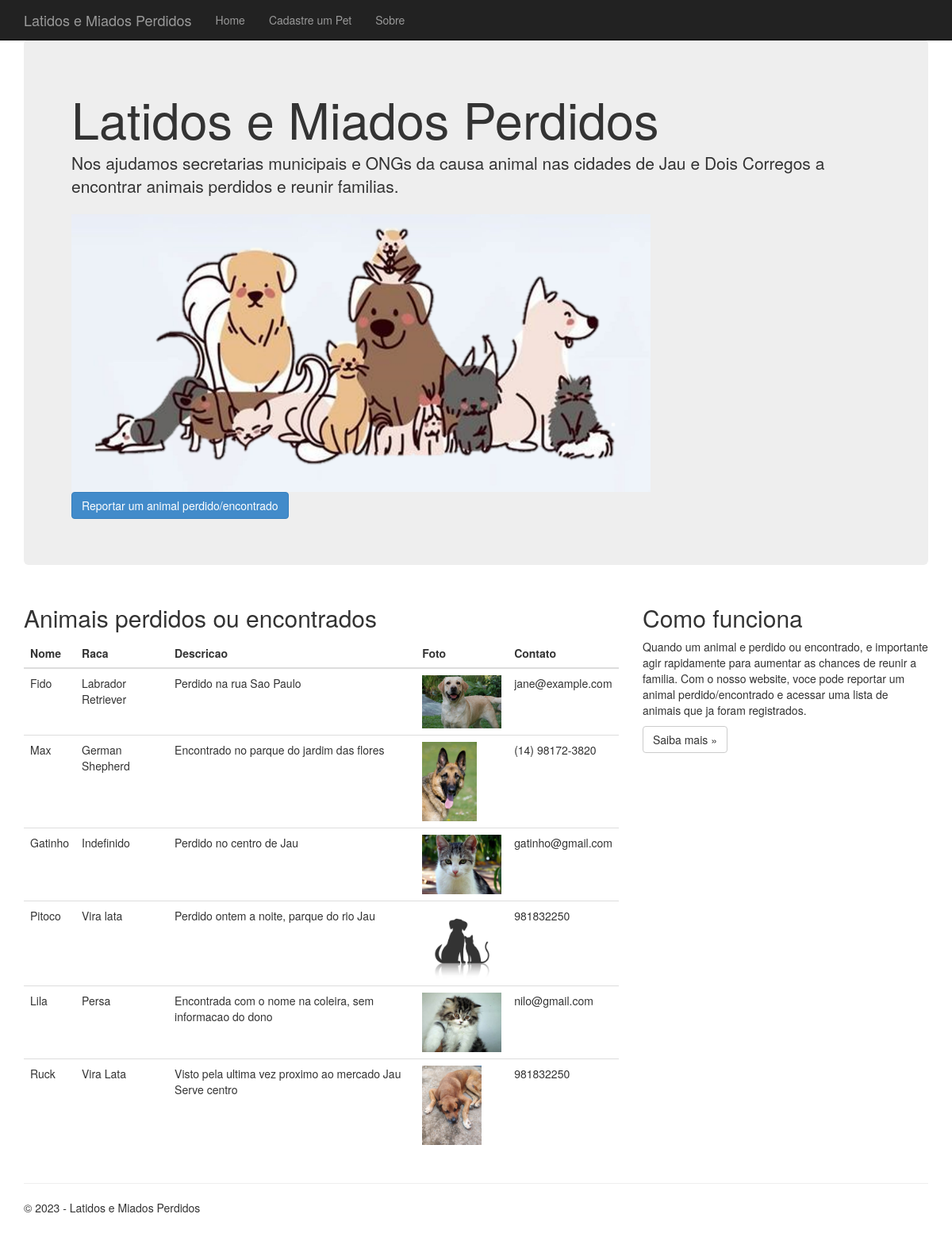
The page /home on the database its author committed.
### tables this page shows
CREATE TABLE pets (
                                    id INTEGER PRIMARY KEY AUTOINCREMENT,
                                    name TEXT,
                                    breed TEXT,
                                    description TEXT,
                                    photo BLOB,
                                    contact TEXT
                                );

### VagasEmprego/views.py (the view)
@app.route('/')
@app.route('/home')
def home():
    pet_db = PetDatabase(db_path)
    pet_db.connect()
    pet_db.create_table()
    pet_db.disconnect()
    conn = sqlite3.connect(db_path)
    c = conn.cursor()
    c.execute("SELECT * FROM pets")
    columns = [description[0] for description in c.description]
    pets = [dict(zip(columns, row)) for row in c.fetchall()]
    conn.close()
    """Renders the home page."""
    return render_template(
        'index.html',
        title='Home',
        year=datetime.now().year,
        pets = pets
    )

### VagasEmprego/pet_database.py (called while the page is built)
    def connect(self):
        try:
            self.connection = sqlite3.connect(self.db_name)
            self.cursor = self.connection.cursor()
            print("Conexao com banco de dados feita com sucesso.")
        except sqlite3.Error as e:
            print("Erro ao conectar com banco de dados: ", e)

    def create_table(self):
        try:
            self.cursor.execute("""CREATE TABLE IF NOT EXISTS pets (
                                    id INTEGER PRIMARY KEY AUTOINCREMENT,
                                    name TEXT,
                                    breed TEXT,
                                    description TEXT,
                                    photo BLOB,
                                    contact TEXT
                                );""")
            print("Tabela criada com sucesso.")
        except sqlite3.Error as e:
            print("Erro ao criar tabela: ", e)

    def disconnect(self):
        self.connection.close()
        print("Conexao com banco de dados finalizada com sucesso.")

### VagasEmprego/templates/index.html (shortened to what this page needs)
{% extends "layout.html" %}
{% block content %}
<div class="jumbotron">
    <h1>Latidos e Miados Perdidos</h1>
    <p class="lead">Nos ajudamos secretarias municipais e ONGs da causa animal nas cidades de Jau e Dois Corregos a encontrar animais perdidos e reunir familias.</p>
    <img src="{{ url_for('static', filename='latidos-miados.png') }}" alt="Imagem de um cao e um gato" class="img-responsive" style="max-height: 350px;">
    <p><a href="{{ url_for('formpet') }}" class="btn btn-primary btn-large">Reportar um animal perdido/encontrado</a></p>
</div>
<div class="row">
    <div class="col-md-8">
        <h2>Animais perdidos ou encontrados</h2>
        <table class="table">
            <thead>
                <tr>
                    <th>Nome</th>
                    <th>Raca</th>
                    <th>Descricao</th>
                    <th>Foto</th>
                    <th>Contato</th>
                </tr>
            </thead>
            <tbody>
                {% for pet in pets %}
                <tr>
                    <td>{{ pet.name }}</td>
                    <td>{{ pet.breed }}</td>
                    <td>{{ pet.description }}</td>
                    <td><a href="#pet{{ pet.id }}" data-toggle="modal"><img src="{{ url_for('static', filename=pet.photo) }}" alt="Foto do {{ pet.name }}" style="max-width: 100px; max-height: 100px;"></a></td>
                    <td>{{ pet.contact }}</td>
                </tr>
                {% endfor %}
            </tbody>
        </table>
    </div>
    <div class="col-md-4">
        <h2>Como funciona</h2>
        <p>
            Quando um animal e perdido ou encontrado, e importante agir rapidamente para aumentar as chances de reunir a familia. Com o nosso website, voce pode reportar um animal perdido/encontrado e acessar uma lista de animais que ja foram registrados.
        </p>
        <p><a class="btn btn-default" href="{{ url_for('about') }}">Saiba mais &raquo;</a></p>
    </div>
</div>
{% endblock %}

### VagasEmprego/templates/layout.html (shortened to what this page needs)
<!DOCTYPE html>
<html>
<head>
    <link rel="stylesheet" type="text/css" href="/static/content/bootstrap.min.css" />
    <link rel="stylesheet" type="text/css" href="/static/content/site.css" />
</head>
<body>
    <div class="navbar navbar-inverse navbar-fixed-top">
        <div class="container">
            <div class="navbar-header">
                <a href="/" class="navbar-brand">Latidos e Miados Perdidos</a>
            </div>
            <div class="navbar-collapse collapse">
                <ul class="nav navbar-nav">
                    <li><a href="{{ url_for('home') }}">Home</a></li>
                    <li><a href="{{ url_for('formpet') }}">Cadastre um Pet</a></li>
                    <li><a href="{{ url_for('about') }}">Sobre</a></li>
                </ul>
            </div>
        </div>
    </div>
    <div class="container body-content">
        {% block content %}{% endblock %}
        <hr />
        <footer>
            <p>&copy; {{ year }} - Latidos e Miados Perdidos</p>
        </footer>
    </div>
</body>
</html>

### VagasEmprego/static/content/site.css (style rules this page uses)
body { padding-top: 50px; padding-bottom: 20px; }
.body-content { padding-left: 15px; padding-right: 15px; }

### rows shown on the page
pets: name "Fido", breed "Labrador Retriever", description "Perdido na rua Sao Paulo", photo (picture), contact "jane@example.com"
pets: name "Max", breed "German Shepherd", description "Encontrado no parque do jardim das flores", photo (picture), contact "(14) 98172-3820"
pets: name "Gatinho", breed "Indefinido", description "Perdido no centro de Jau", photo (picture), contact "gatinho@gmail.com"
pets: name "Pitoco", breed "Vira lata", description "Perdido ontem a noite, parque do rio Jau", photo (placeholder picture), contact "981832250"
pets: name "Lila", breed "Persa", description "Encontrada com o nome na coleira, sem informacao do dono", photo (picture), contact "nilo@gmail.com"
pets: name "Ruck", breed "Vira Lata", description "Visto pela ultima vez proximo ao mercado Jau Serve centro", photo (picture), contact "981832250"
